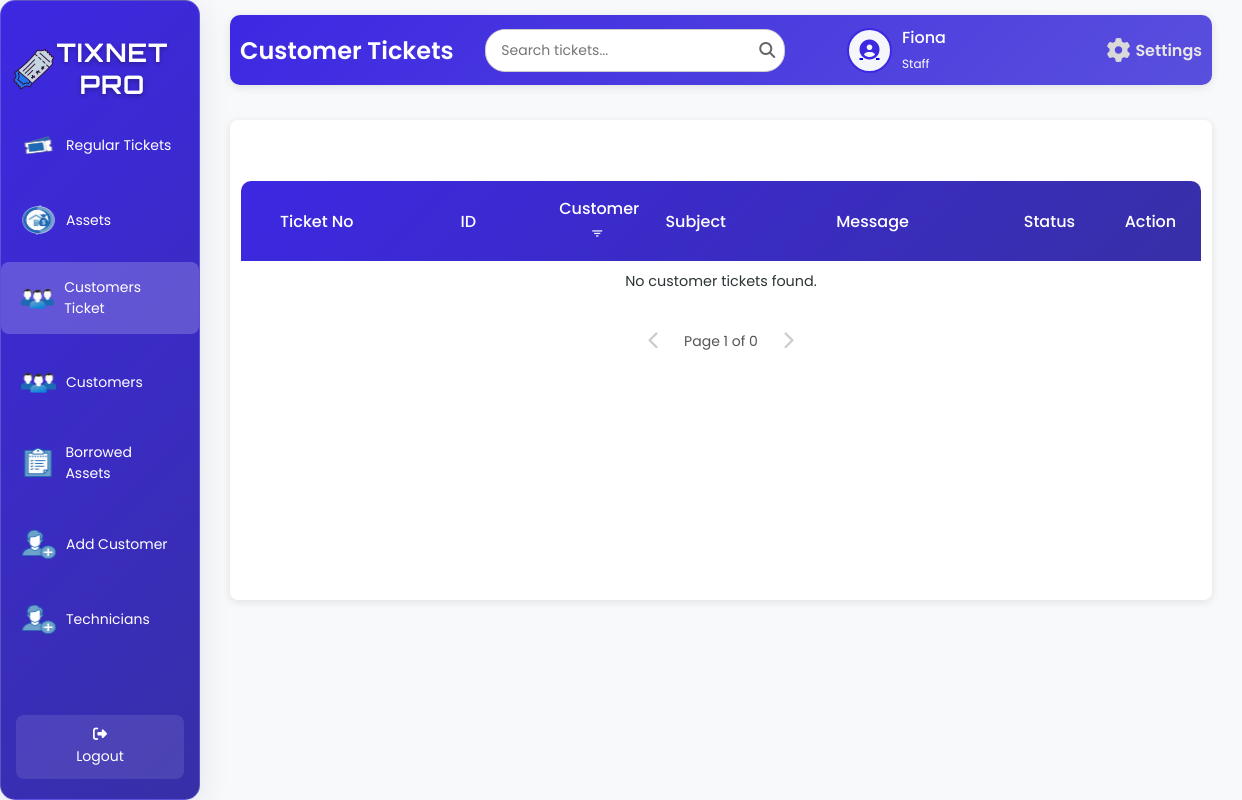
The page /AllCustomersT.php (signed in) on the database as committed earlier.
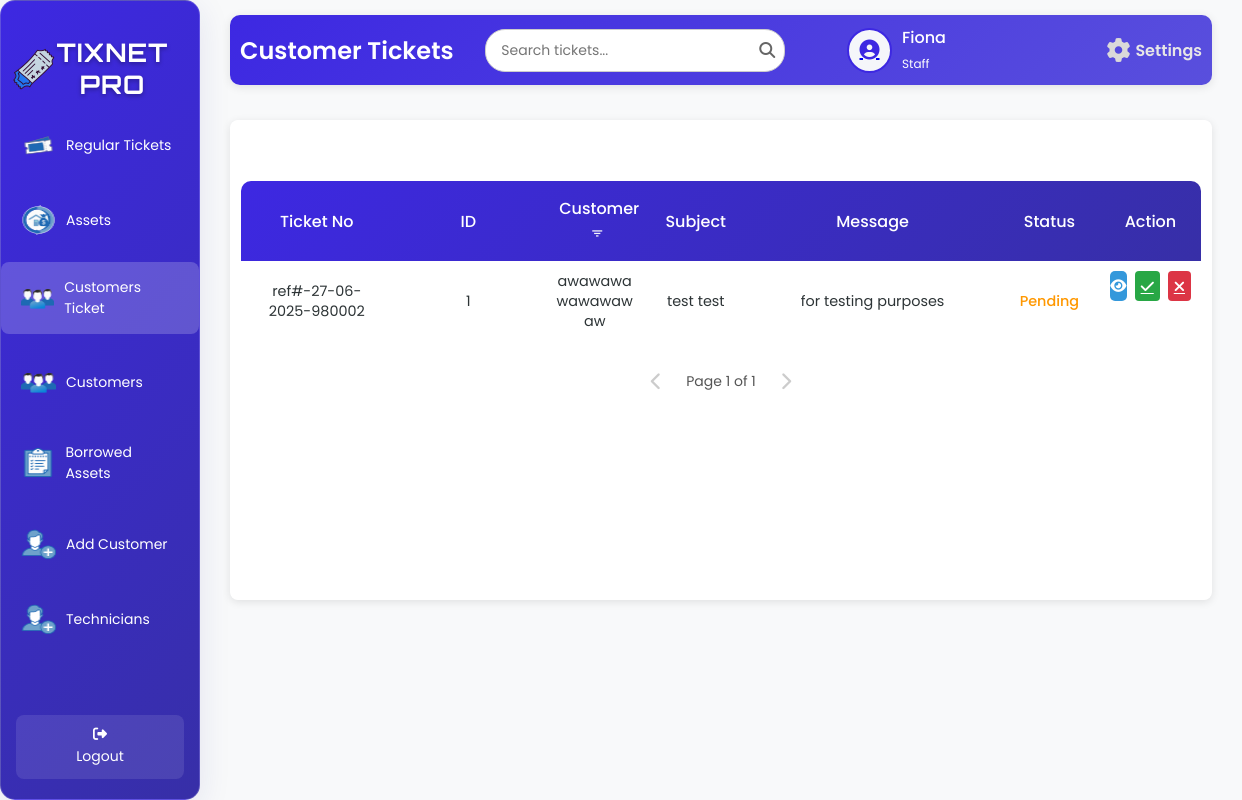
The same page on the database as committed later.
### tables this page shows
CREATE TABLE `tbl_customer_ticket` (
  `s_ref` varchar(200) NOT NULL,
  `c_id` int(50) NOT NULL,
  `c_fname` varchar(200) NOT NULL,
  `c_lname` varchar(200) NOT NULL,
  `s_subject` varchar(200) NOT NULL,
  `s_message` varchar(200) NOT NULL,
  `s_status` varchar(200) NOT NULL
);

### AllCustomersT.php (the view, shortened to what the changed rows need)
<?php
include 'db.php';
$limit = 10;
$pageCustomer = isset($_GET['page_customer']) ? max(1, (int)$_GET['page_customer']) : 1;
$offsetCustomer = ($pageCustomer - 1) * $limit;
$totalCustomerQuery = "SELECT COUNT(*) AS total FROM tbl_customer_ticket WHERE s_status = 'Pending'";
$totalCustomerResult = $conn->query($totalCustomerQuery);
$totalCustomerRow = $totalCustomerResult->fetch_assoc();
$totalCustomer = $totalCustomerRow['total'];
$totalCustomerPages = ceil($totalCustomer / $limit);
$sqlCustomer = "SELECT s_ref, c_id, c_fname, c_lname, s_subject, s_message, s_status
                FROM tbl_customer_ticket
                WHERE s_status = 'Pending'
                ORDER BY s_ref ASC
                LIMIT ?, ?";
$stmtCustomer = $conn->prepare($sqlCustomer);
$stmtCustomer->bind_param("ii", $offsetCustomer, $limit);
$stmtCustomer->execute();
$resultCustomer = $stmtCustomer->get_result();
?>
<!DOCTYPE html>
<html lang="en">
<head>
    <link rel="stylesheet" href="AllCustomer.css">
    <link rel="stylesheet" href="https://cdnjs.cloudflare.com/ajax/libs/font-awesome/6.6.0/css/all.min.css">
    <link rel="stylesheet" href="https://unpkg.com/boxicons@2.1.4/css/boxicons.min.css">
</head>
<body>
<div class="wrapper">
    <div class="sidebar glass-container">
        <h2><img src="image/logo.png" alt="Tix Net Icon" class="sidebar-icon">TixNet Pro</h2>
    </div>
    <div class="container">
        <div class="upper">
            <h1>Customer Tickets</h1>
        </div>
        <div class="table-box glass-container">
            <div class="customer-tickets active">
                <table id="customer-tickets-table">
                    <thead>
                        <tr>
                            <th>Ticket No</th>
                            <th>ID</th>
                            <th>Customer <button class="filter-btn" onclick="showAccountFilterModal('customer')" title="Filter by Customer Name"><i class='bx bx-filter'></i></button></th>
                            <th>Subject</th>
                            <th>Message</th>
                            <th>Status</th>
                            <th>Action</th>
                        </tr>
                    </thead>
                    <tbody id="customer-table-body">
                        <?php
                        if ($resultCustomer->num_rows > 0) {
                            while ($row = $resultCustomer->fetch_assoc()) {
                                $statusClass = 'status-' . strtolower($row['s_status']);
                                $customerName = htmlspecialchars(($row['c_fname'] . ' ' . $row['c_lname']) ?: 'Unknown', ENT_QUOTES, 'UTF-8');
                                echo "<tr>
                                        <td>" . htmlspecialchars($row['s_ref'], ENT_QUOTES, 'UTF-8') . "</td>
                                        <td>" . htmlspecialchars($row['c_id'], ENT_QUOTES, 'UTF-8') . "</td>
                                        <td>$customerName</td>
                                        <td>" . htmlspecialchars($row['s_subject'], ENT_QUOTES, 'UTF-8') . "</td>
                                        <td>" . htmlspecialchars($row['s_message'], ENT_QUOTES, 'UTF-8') . "</td>
                                        <td class='$statusClass'>" . ucfirst(strtolower($row['s_status'])) . "</td>
                                        <td class='action-buttons'>
                                            <a class='view-btn' href='#' onclick=\"showCustomerViewModal('" . htmlspecialchars($row['s_ref'], ENT_QUOTES, 'UTF-8') . "', '" . htmlspecialchars($row['s_ref'], ENT_QUOTES, 'UTF-8') . "', '" . htmlspecialchars($row['c_id'], ENT_QUOTES, 'UTF-8') . "', '$customerName', '" . htmlspecialchars($row['s_subject'], ENT_QUOTES, 'UTF-8') . "', '" . htmlspecialchars($row['s_message'], ENT_QUOTES, 'UTF-8') . "', '" . htmlspecialchars($row['s_status'], ENT_QUOTES, 'UTF-8') . "')\" title='View'><i class='fas fa-eye'></i></a>
                                            <a class='action-btn check' href='#' onclick=\"approveTicket('" . htmlspecialchars($row['s_ref'], ENT_QUOTES, 'UTF-8') . "')\" title='Approve'><i class='fas fa-check'></i></a>
                                            <a class='action-btn x' href='#' onclick=\"showRejectModal('" . htmlspecialchars($row['s_ref'], ENT_QUOTES, 'UTF-8') . "')\" title='Decline'><i class='fas fa-times'></i></a>
                                        </td>
                                      </tr>";
                            }
                        } else {
                            echo "<tr><td colspan='7' style='text-align: center;'>No customer tickets found.</td></tr>";
                        }
                        ?>
                    </tbody>
                </table>
                <div class="pagination" id="customer-pagination">
                    <?php if ($pageCustomer > 1): ?>
                        <a href="?page_customer=<?php echo $pageCustomer - 1; ?>" class="pagination-link"><i class="fas fa-chevron-left"></i></a>
                    <?php else: ?>
                        <span class="pagination-link disabled"><i class="fas fa-chevron-left"></i></span>
                    <?php endif; ?>
                    <span class="current-page">Page <?php echo $pageCustomer; ?> of <?php echo $totalCustomerPages; ?></span>
                    <?php if ($pageCustomer < $totalCustomerPages): ?>
                        <a href="?page_customer=<?php echo $pageCustomer + 1; ?>" class="pagination-link"><i class="fas fa-chevron-right"></i></a>
                    <?php else: ?>
                        <span class="pagination-link disabled"><i class="fas fa-chevron-right"></i></span>
                    <?php endif; ?>
                </div>
            </div>
        </div>
    </div>
</div>
</body>
</html>

Rows that differ between the two databases and show on the page:
added tbl_customer_ticket: s_ref "ref#-27-06-2025-980002", c "1", customerName "awawawa wawawawaw", s_subject "test test", s_message "for testing purposes", s_status "Pending"
Other text that changed with them:
$totalCustomerPages: "0" → "1"
text no longer shown: "No customer tickets found."
